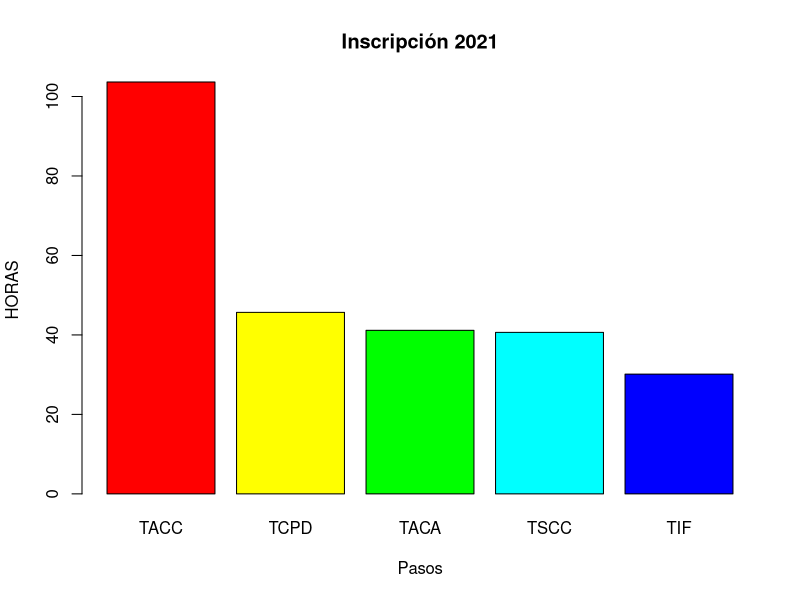
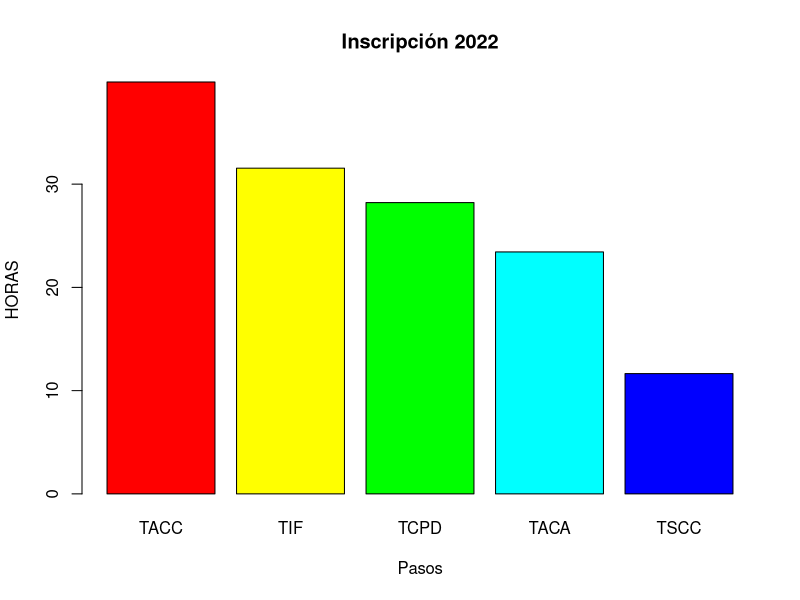

These figures' R source, in order: (Note: this script raises an error after producing the figures.)
#importar base de datos y libreria#
library("tidyverse")
library("lubridate")
RegisterData <-
  read_csv("rawTimes.csv", locale = locale(encoding =  "windows-1252")) #native de windows para tildes
#*LIMPIAR LOS DATOS*#

#FILTRAR DATOS#
data2021 <-
  RegisterData %>% filter(
    Campus == "ULV",
    Facultad != "NM",
    Facultad != "POSTGRADO",
    HoraRegistro < as.POSIXct("2022-01-01")
  ) %>% arrange(by_group = Matricula)
data2022 <-
  RegisterData %>% filter(
    Campus == "ULV",
    Facultad != "NM",
    Facultad != "POSTGRADO",
    HoraRegistro > as.POSIXct("2022-01-01")
  ) %>% arrange(by_group = Matricula)

#Trasponer proceso con su hora de registro *arreglar problema de formato - listo*
test2021 <- data2021 %>%
  select(-...1) %>%
  pivot_wider(names_from = Proceso,
              values_from = HoraRegistro,
              values_fn = last)


test2022 <- data2022 %>%
  select(-...1) %>%
  pivot_wider(names_from = Proceso,
              values_from = HoraRegistro,
              values_fn = last)

#Renombrar
test2021 <-
  test2021 %>% rename(
    Proceso1 = `Solicitud de Carga Académica`,
    Proceso2 = `Asignación de Carga Académica`,
    Proceso3 = `Solicitud de Cálculo de Cobro`,
    Proceso4 = `Asignación de Cálculo de Cobro`,
    Proceso5 = `Pago Deposito/Tranferencia`,
    Proceso6 = `Confirmación Pago Deposito`,
    Proceso6bis = `Confirmación de Pago en Línea`,
    Proceso7 = `Inscripción Finalizada`
  )

test2022 <-
  test2022 %>% rename(
    Proceso0 = `Asignación de Carga Académica Automática`,
    Proceso1 = `Solicitud de Carga Académica`,
    Proceso2 = `Asignación de Carga Académica`,
    Proceso3 = `Solicitud de Cálculo de Cobro`,
    Proceso4 = `Asignación de Cálculo de Cobro`,
    Proceso5 = `Pago Deposito/Tranferencia`,
    Proceso6 = `Confirmación Pago Deposito`,
    Proceso6bis = `Confirmación de Pago en Línea`,
    Proceso7 = `Inscripción Finalizada`
  )


#Limpiar datos, excluir los que no van a servir#
test2021<-test2021%>%
  filter(
    !is.na(Proceso7),
    !is.na(Proceso1),
    !is.na(Proceso5),
    !is.na(Proceso3)
  )

test2022<-test2022%>%
  filter(
    !is.na(Proceso7),
    !is.na(Proceso1),
    !is.na(Proceso5),
    !is.na(Proceso3)
  )

#* operaciones *#
#* en formato
# test2021 <- test2021 %>%
#   mutate(
#     TiempoCargaAcademica = seconds_to_period(difftime(Proceso2, Proceso1, units = "secs")),
#     TiempoCalculoCobro = seconds_to_period(difftime(Proceso4, Proceso3, units = "secs")),
#     TiempoPago = seconds_to_period(difftime(if_else(is.na(Proceso6), Proceso6bis, Proceso6), Proceso5, units = "secs")),
#     TiempoConfirmacionInscripcion  = seconds_to_period(difftime(Proceso7,if_else(is.na(Proceso6),Proceso6bis,Proceso6),units = "secs")),
#     TiempoTotal = seconds_to_period(difftime(Proceso7, Proceso1, units = "secs"))
#   )
# 
# test2022 <- test2022 %>%
#   mutate(
#     TiempoCargaAcademica = seconds_to_period(if_else(is.na(Proceso0),difftime(Proceso2, Proceso1, units = "secs"), as.difftime(0, units = "secs"))),
#     TiempoCalculoCobro = seconds_to_period(difftime(Proceso4, Proceso3, units = "secs")),
#     TiempoPago = seconds_to_period(difftime(if_else(is.na(Proceso6bis), Proceso6, Proceso6bis), Proceso5, units = "secs")),
#     TiempoConfirmacionInscripcion  = seconds_to_period(difftime(Proceso7,if_else(is.na(Proceso6),Proceso6bis,Proceso6),units = "secs")),
#     TiempoTotal = seconds_to_period(difftime(Proceso7, Proceso1, units = "secs"))
#   )

#*en horas*#
test2021 <- test2021 %>%
  mutate(
    TACA = round(difftime(Proceso2, Proceso1, units = "hours"),3),
    TSCC = round(difftime(Proceso3,Proceso2,units = "hours"),3),
    TACC = round(difftime(Proceso4, Proceso3, units = "hours"),3),
    TCPD = round(difftime(if_else(is.na(Proceso6bis), Proceso6, Proceso6bis), Proceso5, units = "hours"),3),
    TIF  = round(difftime(Proceso7,if_else(is.na(Proceso6),Proceso6bis,Proceso6),units = "hours"),3),
    TiempoTotal = round(difftime(Proceso7, Proceso1, units = "hours"),3)
  )

test2022 <- test2022 %>%
  mutate(
    TACA = round(if_else(is.na(Proceso0),difftime(Proceso2, Proceso1, units = "hours"), as.difftime(0, units = "hours")),3),
    TSCC = round(difftime(Proceso3,if_else(is.na(Proceso2),Proceso0,Proceso2),units = "hours"),3),
    TACC = round(difftime(Proceso4, Proceso3, units = "hours"),3),
    TCPD = round(difftime(if_else(is.na(Proceso6bis), Proceso6, Proceso6bis), Proceso5, units = "hours"),3),
    TIF  = round(difftime(Proceso7,if_else(is.na(Proceso6),Proceso6bis,Proceso6),units = "hours"),3),
    #TiempoTotal = round(difftime(Proceso7, Proceso1, units = "hours"),3)
  )
#Prueba graficar pareto#

#*idea, usar pivot_longer o crear dos colunmas para poner en una los nombres de 
#*los procesos y en la siguiente su valor en mediana y standard deviation*#
test<-type.convert(test2021[13:18]) 
test <-
  test %>% summarise(
    TACA = mean(abs(TACA)),
    TSCC = mean(abs(TSCC)),
    TACC = mean(abs(TACC)),
    TCPD = mean(abs(TCPD)),
    TIF = mean(abs(TIF)),
    #TiempoTotal = mean(abs(TiempoTotal))
  )

info2021<-test%>%pivot_longer(cols = starts_with("T"),names_to = "Proceso")
rm(test)
test<-type.convert(test2022[14:18]) 
test <-
  test %>% summarise(
    TACA = mean(abs(TACA)),
    TSCC = mean(abs(TSCC)),
    TACC = mean(abs(TACC)),
    TCPD = mean(abs(TCPD)),
    TIF = mean(abs(TIF)),
    #TiempoTotal = mean(abs(TiempoTotal))
  )

info2022<-test%>%pivot_longer(cols = starts_with("T"),names_to = "Proceso")
rm(test)
#agrupar
info2021<-info2021%>%arrange(desc(value))
info2022<-info2022%>%arrange(desc(value))
#Gráficas pendiente#
barplot(
  info2021$value, #datos
  main = "Inscripción 2021",
  xlab = "Pasos",
  ylab = "HORAS",
  col = rainbow(6),
  names.arg = info2021$Proceso,
  beside = TRUE
)
barplot(
  info2022$value, #datos
  main = "Inscripción 2022",
  xlab = "Pasos",
  ylab = "HORAS",
  col = rainbow(6),
  names.arg = info2022$Proceso,
  beside = TRUE
)
#*cual proceso te toma mas tiempo
#par matricula cual proceso es mas largo
#pareto
#nuevo campo en el registro y evaluar el mayor
#ejemplo pareto
tabla = table(info2021$Proceso)
pareto.chart(tabla,col=rainbow(length(tabla)),main = "Inscripción")
